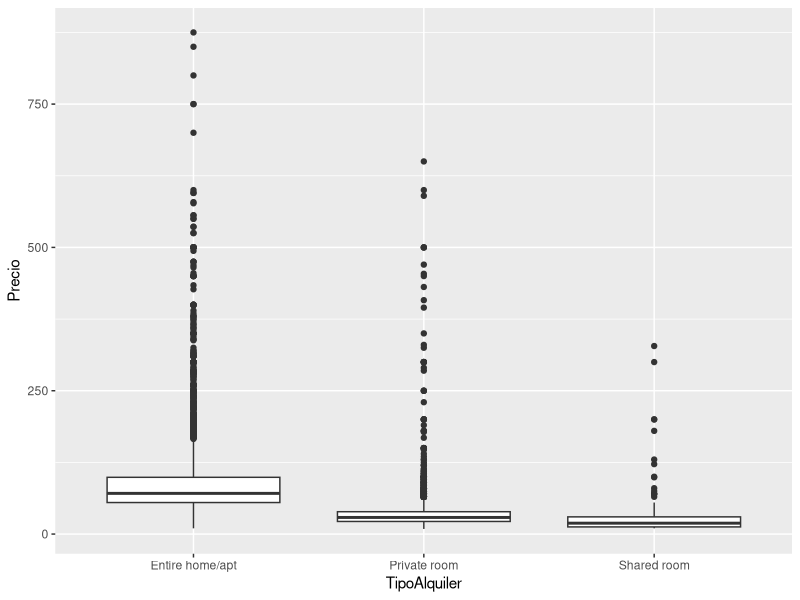
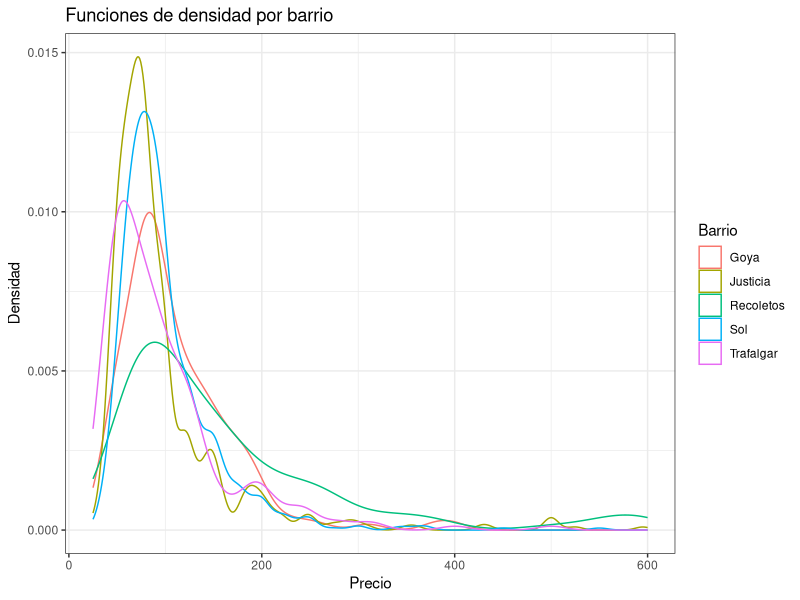
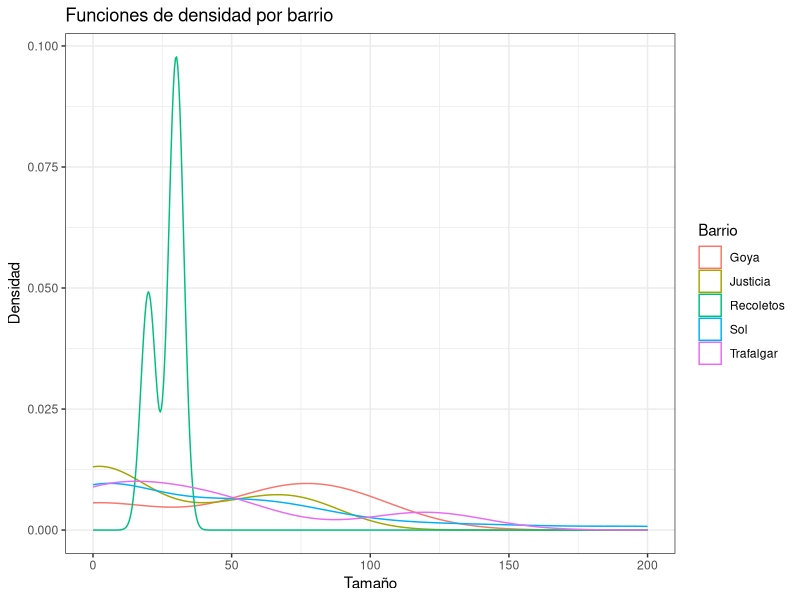
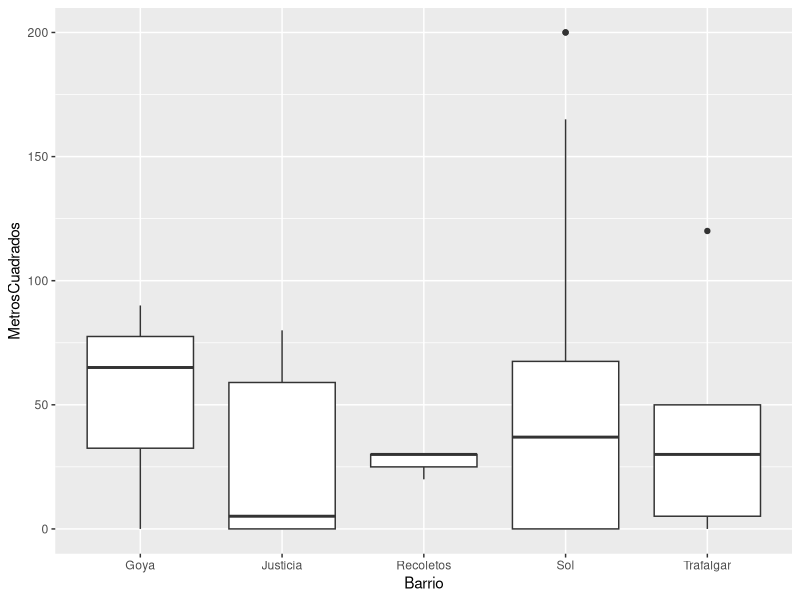
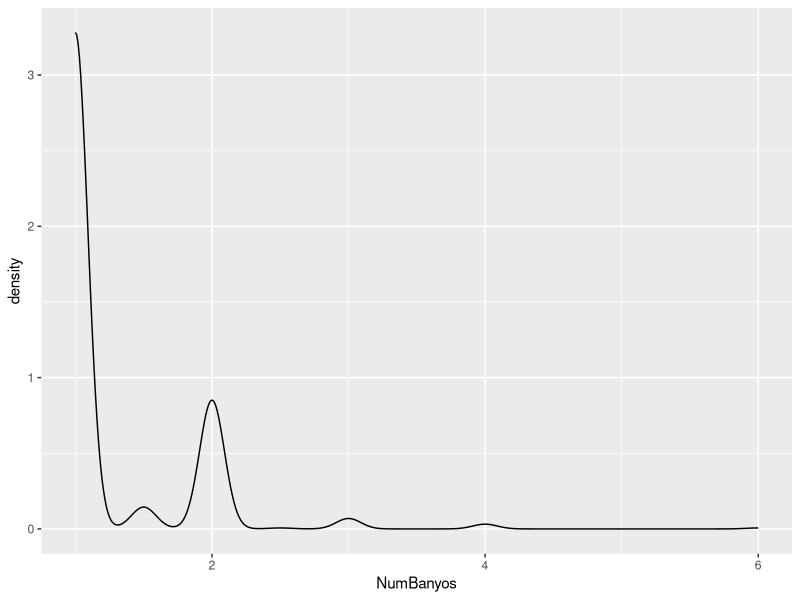
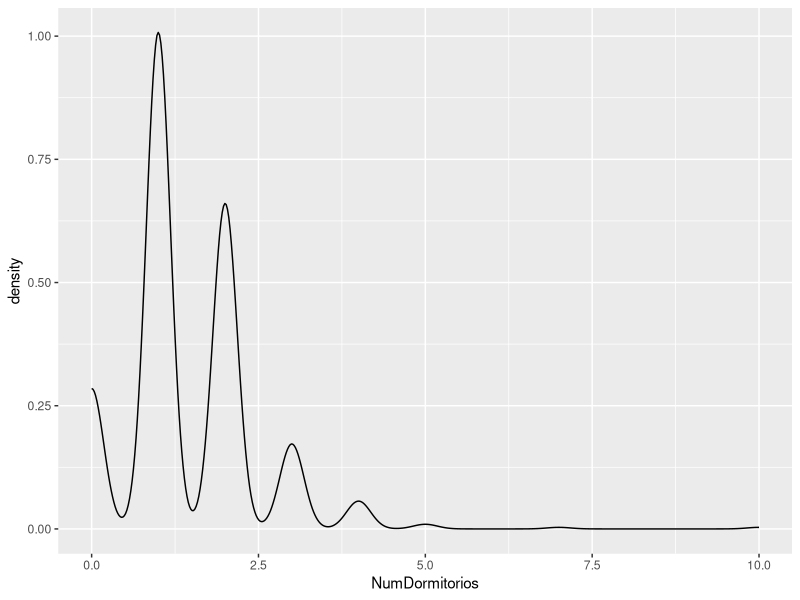
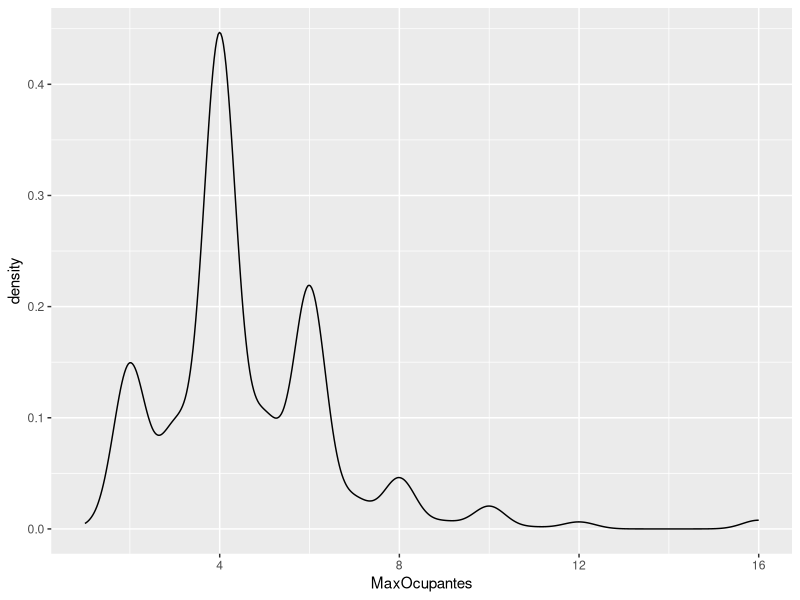
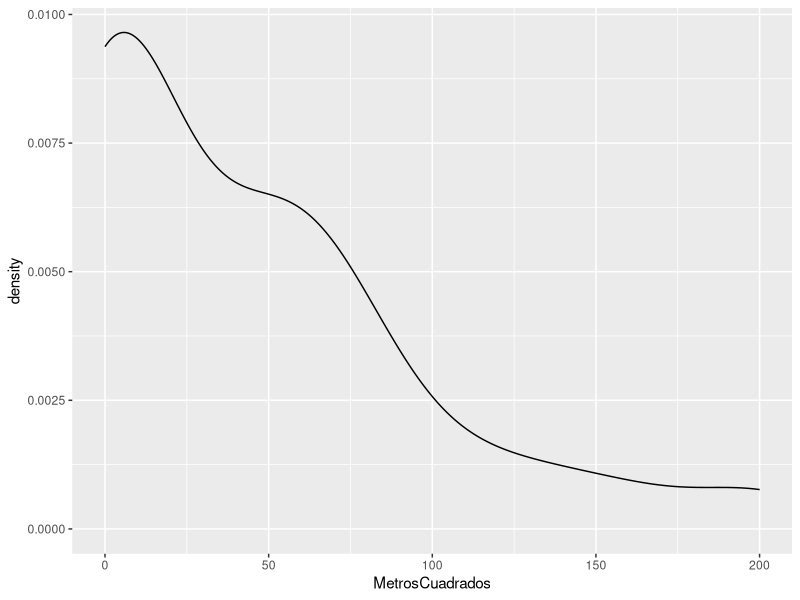

The R source for these figures, in order:
## ---- chunk 1
library(ggplot2)
## ---- chunk 2
airbnb<-read.csv('data//airbnb.csv',sep = ',', stringsAsFactors = F)
## ---- chunk 3
airbnb[1:6,]
## ---- chunk 4
newnames<-c("CodigoPostal","Barrio","TipoPropiedad","TipoAlquiler","MaxOcupantes","NumBanyos",
"NumDormitorios","NumCamas","TipoCama","Comodidades","PiesCuadrados","Precio","Puntuacion")
## ---- chunk 5
colnames(airbnb)<-c("CodigoPostal","Barrio","TipoPropiedad","TipoAlquiler","MaxOcupantes","NumBanyos",
"NumDormitorios","NumCamas","TipoCama","Comodidades","PiesCuadrados","Precio","Puntuacion")
## ---- chunk 6
colnames(airbnb)
## ---- chunk 7
airbnb$MetrosCuadrados <- round(airbnb$PiesCuadrados * 0.092903, 2)
str(airbnb)
head(airbnb$PiesCuadrados)
head(airbnb$MetrosCuadrados)
## ---- chunk 8
length(airbnb$CodigoPostal[is.na(airbnb$CodigoPostal)])
# airbnb$CodigoPostal <- as.character(airbnb$CodigoPostal)
str(airbnb$CodigoPostal)
airbnb$CodigoPostal <- ifelse(!startsWith(airbnb$CodigoPostal, "28"), NA, airbnb$CodigoPostal)
airbnb$CodigoPostal <- ifelse(airbnb$CodigoPostal=="28", NA, airbnb$CodigoPostal)

## ---- chunk 9
airbnb$CodigoPostal <- ifelse(grepl("28002", airbnb$CodigoPostal), "28002", airbnb$CodigoPostal)
airbnb$CodigoPostal <- ifelse(grepl("28004", airbnb$CodigoPostal), "28004", airbnb$CodigoPostal)
airbnb$CodigoPostal <- ifelse(grepl("28051", airbnb$CodigoPostal), "28051", airbnb$CodigoPostal)

# airbnb$CodigoPostal[grepl("28002", airbnb$CodigoPostal)]
# airbnb$CodigoPostal[grepl("28004", airbnb$CodigoPostal)]
# airbnb$CodigoPostal[grepl("28051", airbnb$CodigoPostal)]
## ---- chunk 10
# subset(airbnb, nchar(CodigoPostal)<5)$CodigoPostal

airbnb$CodigoPostal[airbnb$CodigoPostal=="2804"] <- "28004"
airbnb$CodigoPostal[airbnb$CodigoPostal=="2805"] <- "28005"
airbnb$CodigoPostal[airbnb$CodigoPostal=="2815"] <- "28015"

# subset(airbnb, nchar(CodigoPostal)>5)$CodigoPostal

airbnb$CodigoPostal[airbnb$CodigoPostal=="280013"] <- "28013"
## ---- chunk 11
table(airbnb$CodigoPostal)
unique(airbnb$CodigoPostal)
## ---- chunk 12
cp_mas_entradas <- head(sort(table(airbnb$CodigoPostal), decreasing = TRUE))
cp_menos_entradas <- head(sort(table(airbnb$CodigoPostal)))

cp_mas_entradas
cp_menos_entradas
## ---- chunk 13
unique(subset(airbnb, CodigoPostal == "28012")$Barrio)
## ---- chunk 14
table(subset(airbnb, CodigoPostal == "28012")$Barrio)
## ---- chunk 15
length(unique(airbnb$Barrio))
unique(airbnb$Barrio)
## ---- chunk 16
head(sort(table(airbnb$Barrio), decreasing = TRUE))
## ---- chunk 17
length(unique(airbnb$TipoAlquiler))
unique(airbnb$TipoAlquiler)
table(airbnb$TipoAlquiler)
## ---- chunk 18
ggplot(data = airbnb, aes(x=TipoAlquiler, y=Precio))+geom_boxplot()
## ---- chunk 19
aggregate(Precio ~ TipoAlquiler, airbnb, mean)
# str(airbnb)
airbnb$TipoAlquiler <- as.factor(airbnb$TipoAlquiler)

for (i in levels(airbnb$TipoAlquiler)){
  print(paste("Tipo de alquiler:",i,"p-value,",
              shapiro.test(sample(airbnb$Precio[airbnb$TipoAlquiler==i], 5000, replace = TRUE))$p.value))
}

# Los valores del p-valor al aplicar el test Shapiro son muy bajos, lo que nos indican que no siguen una distribución gaussiana. Por éste motivo vamos a utilizar el Kruskal test.
## ---- chunk 20
# Utilizamos el Kruskal test y el p-valor que da de resultado es muy bajo,la prueba sugiere que hay una diferencia significativa en los precios medios entre los tres grupos de tipos de alquiler.
ktest <- kruskal.test(Precio~TipoAlquiler, data = airbnb)
ktest
## ---- chunk 21
airbnb_entire <- subset(airbnb, TipoAlquiler=='Entire home/apt')

str(airbnb_entire)
## ---- chunk 22
barrios_top_apartamentos <- head(sort(table(airbnb_entire$Barrio), decreasing = TRUE))
barrios_top_apartamentos
## ---- chunk 23
library(tidyverse)

barrios_top_precio <- airbnb_entire |> group_by(Barrio) |> summarize(precio_medio = mean(Precio)) |> arrange(desc(precio_medio)) |> head(5)
barrios_top_precio
## ---- chunk 24
# precio_medio_top_Barrios <- mean(barrios_top_precio$precio_medio)
# precio_medio_top_Barrios


mean(head(sort(aggregate(Precio~Barrio, airbnb_entire, mean, na.rm=TRUE)$Precio, decreasing = TRUE)))
aggregate(Precio~Barrio, airbnb_entire, mean, na.rm=TRUE)

## ---- chunk 25
airbnb_entire_freq <- airbnb_entire |>
  group_by(Barrio) |>
  summarise(`Freq` = n())

airbnb_barr_freq <- merge(airbnb_entire_freq, aggregate(Precio~Barrio, airbnb_entire, mean, na.rm=TRUE))
airbnb_barr_freq
## ---- chunk 26
barrio_100 <- airbnb_barr_freq |> filter(Freq > 100) |>
  arrange(desc(Precio)) |>
  head(5)

barrio_100
## ---- chunk 27
barrios <- c("Recoletos", "Goya", "Sol", "Trafalgar", "Justicia")
barrios_interes <- airbnb_entire |> filter(Barrio %in% barrios)

ggplot(barrios_interes, aes(x=Precio, color=Barrio)) +
  geom_density() +
  labs(title="Funciones de densidad por barrio", x="Precio", y="Densidad") +
  theme_bw()
## ---- chunk 28
tmn_barrio_m2 <- merge(barrio_100, aggregate(MetrosCuadrados~Barrio, barrios_interes, mean, na.rm=TRUE))
tmn_barrio_m2
## ---- chunk 29
ggplot(na.omit(barrios_interes), aes(x=MetrosCuadrados, color=Barrio)) +
  geom_density() +
  labs(title="Funciones de densidad por barrio", x="Tamaño", y="Densidad") +
  theme_bw()
## ---- chunk 30
ggplot(data = na.omit(barrios_interes), aes(x=Barrio, y=MetrosCuadrados))+geom_boxplot()
## ---- chunk 31

barrios_interes$Barrio <- as.factor(barrios_interes$Barrio)

for (i in levels(barrios_interes$Barrio)){
  print(paste("Barrio:",i,"p-value,",
              shapiro.test(na.omit(barrios_interes$MetrosCuadrados)[barrios_interes$Barrio==i])$p.value))
}

ktest <- kruskal.test(Precio~TipoAlquiler, data = airbnb)
ktest

# Las medias de los los barrios (al menos uno de ellos) parecen ser estadisticamente diferentes, ya que el p-valor es miy bajo. Hemos utilizado el test kruskal porque,por lo general, la distribución de los valores no es gaussiana.
## ---- chunk 32
barrio_sol<-subset(airbnb_entire,Barrio=="Sol")
variables_sol <- c("NumBanyos", "NumDormitorios", "MaxOcupantes", "MetrosCuadrados")
corr_variables_sol <- cor(barrio_sol[variables_sol], use="pairwise.complete.obs")
corr_variables_sol
## ---- chunk 33
ggplot(barrio_sol, aes(x=NumBanyos)) + geom_density()
ggplot(barrio_sol, aes(x=NumDormitorios)) + geom_density()
ggplot(barrio_sol, aes(x=MaxOcupantes)) + geom_density()
ggplot(na.omit(barrio_sol), aes(x=MetrosCuadrados)) + geom_density()
barrio_sol <- subset(barrio_sol, MetrosCuadrados >= 10 & MetrosCuadrados <= 1000 & NumDormitorios >= 1 & NumDormitorios <= 5)

boxplot(barrio_sol$NumDormitorios, barrio_sol$MetrosCuadrados, col="skyblue", frame.plot=F)

cor(barrio_sol[variables_sol], use="pairwise.complete.obs")
## ---- chunk 34
library(GGally)
options(repr.plot.height=4,repr.plot.width=6)
ggpairs(na.omit(barrio_sol[,corr_variables_sol]),
       #lower = list(continuous = wrap("density", alpha = 0.8,size=0.2,color='blue'))
       lower = list(continuous = wrap("points", alpha = 0.3,size=0.1,color='blue'))
       )
